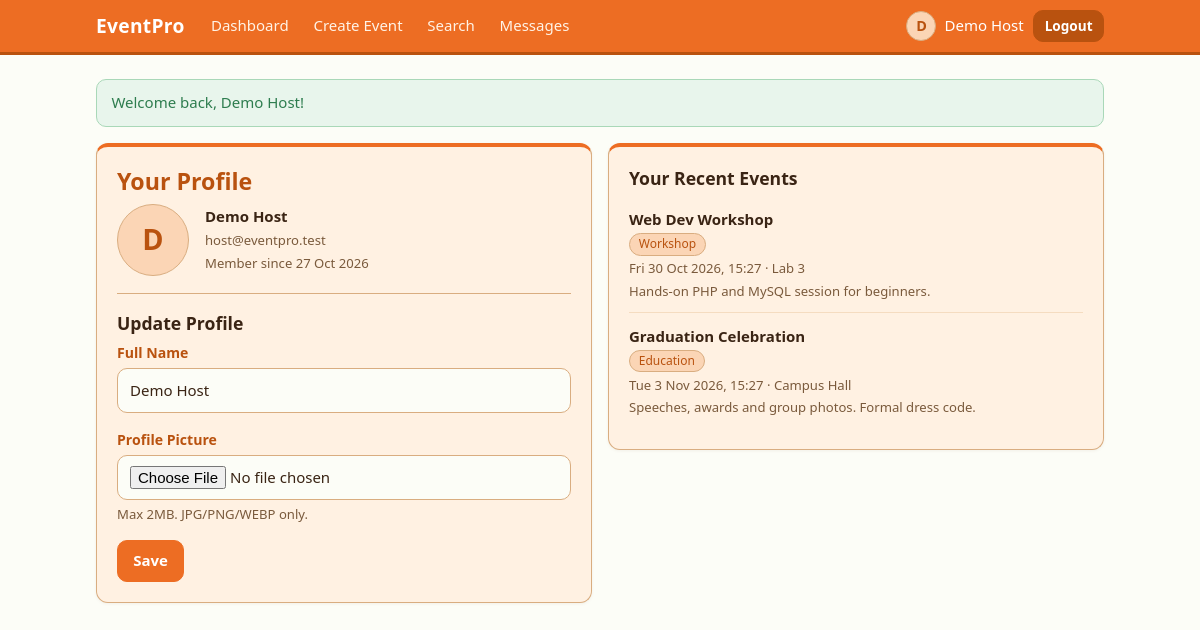
The app's page /profile.php (signed in) with its own data.
### tables this page shows
CREATE TABLE users (
    id              INT UNSIGNED NOT NULL AUTO_INCREMENT,
    full_name       VARCHAR(100)  NOT NULL,
    email           VARCHAR(150)  NOT NULL,
    password_hash   VARCHAR(255)  NOT NULL,
    profile_picture VARCHAR(60)   DEFAULT NULL,
    created_at      TIMESTAMP     NOT NULL DEFAULT CURRENT_TIMESTAMP,
    PRIMARY KEY (id),
    UNIQUE KEY uq_users_email (email)
);

CREATE TABLE events (
    id          INT UNSIGNED NOT NULL AUTO_INCREMENT,
    user_id     INT UNSIGNED NOT NULL,
    title       VARCHAR(150) NOT NULL,
    description TEXT         DEFAULT NULL,
    location    VARCHAR(150) NOT NULL,
    category    VARCHAR(50)  NOT NULL,
    event_date  DATETIME     NOT NULL,
    created_at  TIMESTAMP    NOT NULL DEFAULT CURRENT_TIMESTAMP,
    updated_at  TIMESTAMP    NOT NULL DEFAULT CURRENT_TIMESTAMP ON UPDATE CURRENT_TIMESTAMP,
    PRIMARY KEY (id),
    KEY idx_events_date (event_date),
    KEY idx_events_user (user_id),
    CONSTRAINT fk_events_user FOREIGN KEY (user_id)
        REFERENCES users (id) ON DELETE CASCADE
);

### auth.php (called while the page is built, shortened)
<?php
require_once __DIR__ . '/db.php';
require_once __DIR__ . '/functions.php';
function is_logged_in(): bool
{
    return isset($_SESSION['user_id']);
}
function current_user(): ?array
{
    static $user = false;
    if ($user === false) {
        $user = null;
        if (is_logged_in()) {
            $st = db()->prepare('SELECT id, full_name, email, profile_picture, created_at FROM users WHERE id = ?');
            $st->execute([$_SESSION['user_id']]);
            $user = $st->fetch() ?: null;
        }
    }
    return $user;
}

### db.php (called while the page is built, shortened)
--><?php
function db(): PDO
{
    static $pdo = null;
    if ($pdo === null) {
        $dsn = 'mysql:host=' . DB_HOST . ';dbname=' . DB_NAME . ';charset=utf8mb4';
        try {
            $pdo = new PDO($dsn, DB_USER, DB_PASS, [
                PDO::ATTR_ERRMODE            => PDO::ERRMODE_EXCEPTION,
                PDO::ATTR_DEFAULT_FETCH_MODE => PDO::FETCH_ASSOC,
                PDO::ATTR_EMULATE_PREPARES   => false,
            ]);
            $pdo->exec("SET time_zone = '" . date('P') . "'");
        } catch (PDOException $ex) {
            error_log('DB connection failed: ' . $ex->getMessage());
            http_response_code(500);
            exit('Database connection failed. Check includes/config.php and make sure MySQL is running.');
        }
    }
    return $pdo;
}

### profile.php (the view, shortened to what this page needs)
<?php
require_once __DIR__ . '/includes/auth.php';
$user   = current_user();
$name   = $user['full_name'];
$st = db()->prepare('SELECT title, category, location, event_date, description FROM events WHERE user_id = ? ORDER BY created_at DESC, id DESC LIMIT 5');
$st->execute([$user['id']]);
$recent = $st->fetchAll();
require __DIR__ . '/includes/header.php';
?>
<div class="grid-2">
    <section class="card">
        <h1>Your Profile</h1>
        <div class="profile-head">
            <?= avatar_html($user, 'avatar avatar-lg') ?>
            <div>
                <strong><?= e($user['full_name']) ?></strong><br>
                <small class="muted"><?= e($user['email']) ?></small><br>
                <small class="muted">Member since <?= e(date('j M Y', strtotime($user['created_at']))) ?></small>
            </div>
        </div>
        <hr>
        <h2>Update Profile</h2>
        <form method="post" action="profile.php" enctype="multipart/form-data" data-validate novalidate>
            <div class="form-group">
                <label for="full_name">Full Name</label>
                <input type="text" id="full_name" name="full_name" maxlength="100" required
                       data-rules="required,min:2,max:100" value="<?= e($name) ?>">
            </div>
            <div class="form-group">
                <label for="profile_picture">Profile Picture</label>
                <input type="file" id="profile_picture" name="profile_picture"
                       accept="image/jpeg,image/png,image/webp" data-preview="#picture-preview">
                <small class="hint">Max 2MB. JPG/PNG/WEBP only.</small>
            </div>
            <button type="submit" class="btn btn-primary">Save</button>
        </form>
    </section>
    <section class="card">
        <h2>Your Recent Events</h2>
        <?php if (!$recent): ?>
            <p class="muted">You have not created any events yet.</p>
        <?php else: ?>
            <ul class="list">
            <?php foreach ($recent as $ev): ?>
                <li class="event-item">
                    <strong><?= e($ev['title']) ?></strong>
                    <span class="badge"><?= e($ev['category']) ?></span>
                    <small class="muted"><?= e(format_dt($ev['event_date'])) ?> &middot; <?= e($ev['location']) ?></small>
                    <?php if ($ev['description']): ?>
                        <small class="muted"><?= e(mb_strimwidth($ev['description'], 0, 110, '…')) ?></small>
                    <?php endif; ?>
                </li>
            <?php endforeach; ?>
            </ul>
        <?php endif; ?>
    </section>
</div>
<?php require __DIR__ . '/includes/footer.php'; ?>

### header.php (shortened to what this page needs)
<?php
$navUser = current_user();
$currentPage = basename($_SERVER['SCRIPT_NAME']);
function nav_link(string $file, string $label, string $current, string $extra = ''): void
{
    $active = ($file === $current) ? ' aria-current="page" class="active"' : '';
    echo '<a href="' . e($file) . '"' . $active . '>' . e($label) . $extra . '</a>';
}
?>
<!DOCTYPE html>
<html lang="en">
<head>
    <link rel="stylesheet" href="css/style.css">
</head>
<body>
<header class="topbar">
    <div class="topbar-inner">
        <a class="brand" href="index.php"><?= e(APP_NAME) ?></a>
        <?php if ($navUser): ?>
            <nav class="main-nav" aria-label="Main">
                <?php
                nav_link('dashboard.php', 'Dashboard', $currentPage);
                ?>
            </nav>
            <div class="nav-user">
                <a class="nav-profile" href="profile.php">
                    <?= avatar_html($navUser, 'avatar avatar-sm') ?>
                    <span><?= e($navUser['full_name']) ?></span>
                </a>
                <form method="post" action="logout.php">
                    <button type="submit" class="btn btn-danger btn-sm">Logout</button>
                </form>
            </div>
        <?php endif; ?>
    </div>
</header>
<main class="container">
<?php foreach (get_flashes() as $f): ?>
    <div class="alert alert-<?= e($f['type']) ?>" role="status"><?= e($f['msg']) ?></div>
<?php endforeach; ?>

### functions.php (shortened to what this page needs)
<?php
function e($value): string
{
    return htmlspecialchars((string) $value, ENT_QUOTES | ENT_SUBSTITUTE, 'UTF-8');
}
function get_flashes(): array
{
    $messages = $_SESSION['flash'] ?? [];
    return $messages;
}
function format_dt(string $sqlDate): string
{
    return date('D j M Y, H:i', strtotime($sqlDate));
}
function is_valid_image_name(?string $name): bool
{
    return $name !== null && preg_match('/^[a-f0-9]{32}\.(jpg|png|webp)$/', $name) === 1;
}
function avatar_url(array $user): ?string
{
    return is_valid_image_name($user['profile_picture'] ?? null) ? UPLOAD_URL . $user['profile_picture'] : null;
}
function avatar_html(array $user, string $class = 'avatar'): string
{
    $url = avatar_url($user);
    $initial = mb_strtoupper(mb_substr($user['full_name'] ?? '?', 0, 1));
    return '<span class="' . e($class) . ' avatar-fallback" aria-hidden="true">' . e($initial) . '</span>';
}

### footer.php (shortened to what this page needs)
</main>
</body>
</html>

### records on screen
users: full_name "D D", full_name "Demo Host", email "host@eventpro.test", created_at "27 Oct 2026"
events: title "Web Dev Workshop", category "Workshop", event_date "Fri 30 Oct 2026, 15:27", location "Lab 3", description "Hands-on PHP and MySQL session for beginners."
events: title "Graduation Celebration", category "Education", event_date "Tue 3 Nov 2026, 15:27", location "Campus Hall", description "Speeches, awards and group photos. Formal dress code."

### other values on screen
APP_NAME "EventPro"
$label "Dashboard Create Event Search Messages"
$f['msg'] "Welcome back, Demo Host!"
